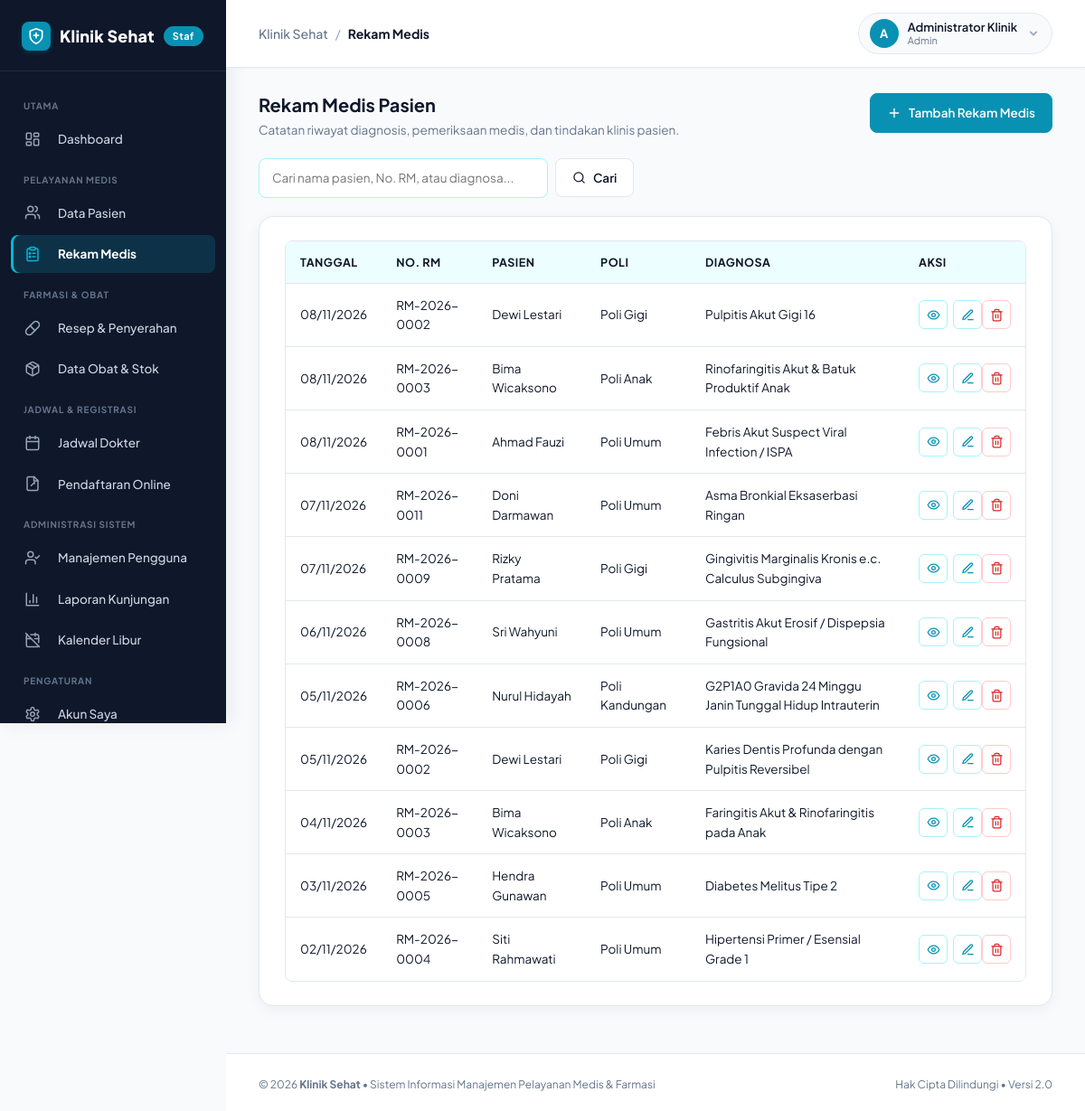
Page /index.php?url=rekam_medis (signed in) on the committed database.
### tables this page shows
CREATE TABLE users (
    id_user INT AUTO_INCREMENT PRIMARY KEY,
    nama VARCHAR(100) NOT NULL,
    username VARCHAR(50) NOT NULL UNIQUE,
    password VARCHAR(255) NOT NULL,
    role ENUM('admin', 'resepsionis', 'dokter', 'apoteker') NOT NULL DEFAULT 'admin',
    is_active TINYINT(1) NOT NULL DEFAULT 1,
    aktif_mulai DATE NOT NULL,
    aktif_sampai DATE NOT NULL,
    created_at TIMESTAMP DEFAULT CURRENT_TIMESTAMP
);

CREATE TABLE rekam_medis (
    id_rekam_medis INT AUTO_INCREMENT PRIMARY KEY,
    id_kunjungan INT NOT NULL UNIQUE,
    keluhan TEXT NOT NULL,
    diagnosa TEXT NOT NULL,
    tindakan TEXT,
    catatan TEXT,
    created_at TIMESTAMP DEFAULT CURRENT_TIMESTAMP,
    FOREIGN KEY (id_kunjungan)
        REFERENCES kunjungan(id_kunjungan)
        ON DELETE CASCADE
);

CREATE TABLE kunjungan (
    id_kunjungan INT AUTO_INCREMENT PRIMARY KEY,
    id_pasien INT NOT NULL,
    id_dokter INT NULL,
    id_pendaftaran INT NULL UNIQUE,
    tanggal_kunjungan DATE NOT NULL,
    no_antrian INT NOT NULL,
    poli VARCHAR(100) NOT NULL,
    status ENUM('Menunggu', 'Diperiksa', 'Selesai', 'Batal')
        DEFAULT 'Menunggu',
    created_at TIMESTAMP DEFAULT CURRENT_TIMESTAMP,
    FOREIGN KEY (id_pasien)
        REFERENCES pasien(id_pasien)
        ON DELETE CASCADE,
    FOREIGN KEY (id_dokter)
        REFERENCES users(id_user)
        ON DELETE SET NULL,
    FOREIGN KEY (id_pendaftaran)
        REFERENCES pendaftaran_online(id_pendaftaran)
        ON DELETE SET NULL,
    UNIQUE KEY unik_antrian (tanggal_kunjungan, poli, no_antrian)
);

CREATE TABLE pasien (
    id_pasien INT AUTO_INCREMENT PRIMARY KEY,
    no_rm VARCHAR(20) NOT NULL UNIQUE,
    nama_pasien VARCHAR(100) NOT NULL,
    jenis_kelamin ENUM('L', 'P') NOT NULL,
    tanggal_lahir DATE NOT NULL,
    alamat TEXT,
    no_hp VARCHAR(20),
    created_at TIMESTAMP DEFAULT CURRENT_TIMESTAMP
);

### controllers/RekamMedisController.php (called while the page is built, shortened)
<?php
require_once __DIR__ . '/../models/RekamMedis.php';
class RekamMedisController extends Controller
{
    private $rekamMedis;
    public function __construct()
    {
        require_role('admin', 'dokter');
        $this->rekamMedis = new RekamMedis();
    }
    public function index()
    {
        $search = trim($_GET['q'] ?? '');
        $this->view('rekam_medis/index', [
            'title'  => 'Rekam Medis',
            'items'  => $this->rekamMedis->all($search, $this->doctorId()),
            'search' => $search
        ]);
    }
    private function doctorId()
    {
        return has_role('dokter') ? (int) current_user()['id_user'] : null;
    }
}

### index.php (called while the page is built, shortened)
<?php
require_once __DIR__ . '/core/Database.php';
require_once __DIR__ . '/core/Model.php';
require_once __DIR__ . '/core/Icon.php';
function icon($name, $class = '', $size = 18, $strokeWidth = 2)
{
    return Icon::render($name, $class, $size, $strokeWidth);
}
function e($value)
{
    return htmlspecialchars((string) $value, ENT_QUOTES, 'UTF-8');
}
function route($path = '')
{
    return BASE_URL . '/index.php?url=' . $path;
}
function asset($path)
{
    $file = __DIR__ . '/public/' . $path;
    $version = is_file($file) ? '?v=' . filemtime($file) : '';
    return BASE_URL . '/public/' . $path . $version;
}
function tgl($tanggal)
{
    return date('d/m/Y', strtotime($tanggal));
}
function is_logged_in()
{
    return isset($_SESSION['user']);
}
function current_user()
{
    return $_SESSION['user'] ?? null;
}
function has_role(...$roles)
{
    return is_logged_in() && in_array($_SESSION['user']['role'], $roles, true);
}
function require_login()
{
    $stmt = Database::connect()->prepare(
        "SELECT id_user, nama, username, role, is_active, aktif_mulai, aktif_sampai
         FROM users WHERE id_user = ? LIMIT 1"
    );
    $stmt->execute([$_SESSION['user']['id_user']]);
}
function require_role(...$roles)
{
    require_login();
}
$url = trim($_GET['url'] ?? 'beranda', '/');
$parts = $url === '' ? ['beranda'] : explode('/', $url);
$method = preg_replace('/[^a-zA-Z]/', '', $parts[1] ?? 'index');
$params = array_slice($parts, 2);
$controller = new $class();
call_user_func_array([$controller, $method], $params);

### core/Database.php (called while the page is built, shortened)
<?php
class Database
{
    private static $pdo = null;
    public static function connect()
    {
        if (self::$pdo === null) {
            try {
                $dsn = "mysql:host=" . DB_HOST .
                       ";port=" . DB_PORT .
                       ";dbname=" . DB_NAME .
                       ";charset=utf8mb4";
                self::$pdo = new PDO(
                    $dsn,
                    DB_USER,
                    DB_PASS,
                    [
                        PDO::ATTR_ERRMODE => PDO::ERRMODE_EXCEPTION,
                        PDO::ATTR_DEFAULT_FETCH_MODE => PDO::FETCH_ASSOC,
                        PDO::ATTR_EMULATE_PREPARES => false
                    ]
                );
            } catch (PDOException $e) {
                error_log('Database connection failed: ' . $e->getMessage());
                http_response_code(500);
                die('Layanan sedang tidak tersedia. Silakan coba kembali.');
            }
        }
        return self::$pdo;
    }
}

### core/Model.php (called while the page is built, shortened)
<?php
require_once __DIR__ . '/Database.php';
class Model
{
    public function __construct()
    {
        $this->db = Database::connect();
    }
}

### models/RekamMedis.php (called while the page is built, shortened)
<?php
class RekamMedis extends Model
{
        private $select = "SELECT rm.*, k.tanggal_kunjungan, k.poli, k.no_antrian, k.id_dokter,
                      d.nama AS nama_dokter, p.id_pasien, p.nama_pasien, p.no_rm,
                      p.jenis_kelamin, p.tanggal_lahir, p.no_hp, p.alamat
                       FROM rekam_medis rm
                       JOIN kunjungan k ON k.id_kunjungan = rm.id_kunjungan
                    LEFT JOIN users d ON d.id_user = k.id_dokter
                       JOIN pasien p ON p.id_pasien = k.id_pasien";
    public function all($search = '', $doctorId = null)
    {
        $params = [];
        $sql = $this->select;
        $sql .= ' ORDER BY rm.id_rekam_medis DESC';
        $stmt = $this->db->prepare($sql);
        $stmt->execute($params);
        return $stmt->fetchAll();
    }
}

### views/rekam_medis/index.php (the view, shortened to what this page needs)
<?php require __DIR__ . '/../layouts/header.php'; ?>
<div class="page-header">
    <div class="page-header-text">
        <h2>Rekam Medis Pasien</h2>
        <p class="muted">Catatan riwayat diagnosis, pemeriksaan medis, dan tindakan klinis pasien.</p>
    </div>
    <div class="page-header-actions">
        <a class="btn btn-primary" href="<?= route('rekam_medis/create') ?>">
            <?= icon('plus', '', 16) ?> Tambah Rekam Medis
        </a>
    </div>
</div>
<div class="toolbar">
    <form method="get" action="<?= BASE_URL ?>/index.php" class="search">
        <input type="text" name="q" value="<?= e($search) ?>" placeholder="Cari nama pasien, No. RM, atau diagnosa...">
        <button type="submit" class="btn">
            <?= icon('search', '', 15) ?> Cari
        </button>
    </form>
</div>
<div class="panel">
<div class="table-wrap">
<table>
    <thead>
        <tr><th>Tanggal</th><th>No. RM</th><th>Pasien</th><th>Poli</th><th>Diagnosa</th><th>Aksi</th></tr>
    </thead>
    <tbody>
    <?php foreach ($items as $rm): ?>
        <tr>
            <td><?= tgl($rm['tanggal_kunjungan']) ?></td>
            <td><?= e($rm['no_rm']) ?></td>
            <td><?= e($rm['nama_pasien']) ?></td>
            <td><?= e($rm['poli']) ?></td>
            <td><?= e($rm['diagnosa']) ?></td>
            <td class="actions">
                <a class="icon-btn icon-btn-primary" href="<?= route('rekam_medis/show/' . (int) $rm['id_rekam_medis']) ?>" title="Detail Rekam Medis">
                    <?= icon('eye', '', 15) ?>
                </a>
                <a class="icon-btn icon-btn-edit" href="<?= route('rekam_medis/edit/' . (int) $rm['id_rekam_medis']) ?>" title="Edit Rekam Medis">
                    <?= icon('edit-3', '', 15) ?>
                </a>
                <?php if (has_role('admin')): ?>
                    <form method="post" action="<?= route('rekam_medis/delete/' . (int) $rm['id_rekam_medis']) ?>" class="inline"
                          data-confirm="Hapus rekam medis ini beserta resepnya?">
                        <button class="icon-btn icon-btn-danger" type="submit" title="Hapus Rekam Medis">
                            <?= icon('trash', '', 15) ?>
                        </button>
                    </form>
                <?php endif; ?>
            </td>
        </tr>
    <?php endforeach; ?>
    </tbody>
</table>
</div>
</div>
<?php require __DIR__ . '/../layouts/footer.php'; ?>

### views/layouts/header.php (shortened to what this page needs)
<?php
$user = current_user();
$rawUrl = trim($_GET['url'] ?? 'dashboard', '/');
$urlSegments = explode('/', $rawUrl);
$activePage = $urlSegments[0] ?? 'dashboard';
?>
<!DOCTYPE html>
<html lang="id">
<head>
    <link rel="stylesheet" href="<?= asset('css/style.css') ?>">
</head>
<body>
<div class="layout">
    <aside class="sidebar" id="sidebar">
        <div class="brand">
            <a href="<?= route('dashboard') ?>" class="brand-link">
                <span class="brand-badge-icon"><?= icon('shield-plus', '', 20) ?></span>
                <span class="brand-title">Klinik Sehat</span>
                <span class="brand-ribbon">Staf</span>
            </a>
        </div>
        <nav>
            <div class="nav-section-label">UTAMA</div>
            <a href="<?= route('dashboard') ?>" class="<?= $activePage === 'dashboard' ? 'active' : '' ?>" <?= $activePage === 'dashboard' ? 'aria-current="page"' : '' ?>>
                <span class="nav-icon"><?= icon('layout-dashboard') ?></span> Dashboard
            </a>
            <?php if (has_role('admin', 'dokter', 'resepsionis')): ?>
                <div class="nav-section-label">PELAYANAN MEDIS</div>
                <a href="<?= route('pasien') ?>" class="<?= $activePage === 'pasien' ? 'active' : '' ?>" <?= $activePage === 'pasien' ? 'aria-current="page"' : '' ?>>
                    <span class="nav-icon"><?= icon('users') ?></span> Data Pasien
                </a>
            <?php endif; ?>
            <?php if (has_role('admin', 'dokter')): ?>
                <a href="<?= route('rekam_medis') ?>" class="<?= $activePage === 'rekam_medis' ? 'active' : '' ?>" <?= $activePage === 'rekam_medis' ? 'aria-current="page"' : '' ?>>
                    <span class="nav-icon"><?= icon('clipboard-list') ?></span> Rekam Medis
                </a>
            <?php endif; ?>
            <?php if (has_role('admin', 'dokter', 'apoteker')): ?>
                <div class="nav-section-label">FARMASI &amp; OBAT</div>
                <a href="<?= route('resep') ?>" class="<?= $activePage === 'resep' ? 'active' : '' ?>" <?= $activePage === 'resep' ? 'aria-current="page"' : '' ?>>
                    <span class="nav-icon"><?= icon('pill') ?></span> Resep &amp; Penyerahan
                </a>
                <a href="<?= route('obat') ?>" class="<?= $activePage === 'obat' ? 'active' : '' ?>" <?= $activePage === 'obat' ? 'aria-current="page"' : '' ?>>
                    <span class="nav-icon"><?= icon('package') ?></span> Data Obat &amp; Stok
                </a>
            <?php endif; ?>
            <?php if (has_role('admin', 'dokter', 'resepsionis')): ?>
                <div class="nav-section-label">JADWAL &amp; REGISTRASI</div>
                <a href="<?= route('jadwal') ?>" class="<?= $activePage === 'jadwal' ? 'active' : '' ?>" <?= $activePage === 'jadwal' ? 'aria-current="page"' : '' ?>>
                    <span class="nav-icon"><?= icon('calendar') ?></span> Jadwal Dokter
                </a>
            <?php endif; ?>
            <?php if (has_role('admin', 'resepsionis')): ?>
                <a href="<?= route('pendaftaran/verifikasi') ?>" class="<?= $activePage === 'pendaftaran' ? 'active' : '' ?>" <?= $activePage === 'pendaftaran' ? 'aria-current="page"' : '' ?>>
                    <span class="nav-icon"><?= icon('file-signature') ?></span> Pendaftaran Online
                </a>
            <?php endif; ?>
            <?php if (has_role('admin')): ?>
                <div class="nav-section-label">ADMINISTRASI SISTEM</div>
                <a href="<?= route('pengguna') ?>" class="<?= $activePage === 'pengguna' ? 'active' : '' ?>" <?= $activePage === 'pengguna' ? 'aria-current="page"' : '' ?>>
                    <span class="nav-icon"><?= icon('user-check') ?></span> Manajemen Pengguna
                </a>
                <a href="<?= route('laporan') ?>" class="<?= $activePage === 'laporan' ? 'active' : '' ?>" <?= $activePage === 'laporan' ? 'aria-current="page"' : '' ?>>
                    <span class="nav-icon"><?= icon('bar-chart-3') ?></span> Laporan Kunjungan
                </a>
                <a href="<?= route('hari_libur') ?>" class="<?= $activePage === 'hari_libur' ? 'active' : '' ?>" <?= $activePage === 'hari_libur' ? 'aria-current="page"' : '' ?>>
                    <span class="nav-icon"><?= icon('calendar-off') ?></span> Kalender Libur
                </a>
            <?php endif; ?>
            <div class="nav-section-label">PENGATURAN</div>
            <a href="<?= route('akun') ?>" class="<?= $activePage === 'akun' ? 'active' : '' ?>" <?= $activePage === 'akun' ? 'aria-current="page"' : '' ?>>
                <span class="nav-icon"><?= icon('settings') ?></span> Akun Saya
            </a>
        </nav>
    </aside>
    <div class="main-wrapper">
        <header class="top-navbar">
            <div class="top-nav-left">
                <div class="breadcrumb-trail">
                    <span class="breadcrumb-app">Klinik Sehat</span>
                    <span class="breadcrumb-separator">/</span>
                    <span class="breadcrumb-current"><?= e($title ?? 'Dashboard') ?></span>
                </div>
            </div>
            <div class="top-nav-right">
                <div class="user-profile-menu">
                    <button type="button" class="profile-trigger-btn" id="user-menu-btn" aria-expanded="false" aria-haspopup="true">
                        <span class="avatar-circle"><?= strtoupper(substr($user['nama'], 0, 1)) ?></span>
                        <div class="user-meta">
                            <span class="user-display-name"><?= e($user['nama']) ?></span>
                            <span class="user-display-role"><?= e(ucfirst($user['role'])) ?></span>
                        </div>
                        <svg class="dropdown-chevron" width="16" height="16" fill="currentColor" viewBox="0 0 20 20">
                            <path fill-rule="evenodd" d="M5.293 7.293a1 1 0 011.414 0L10 10.586l3.293-3.293a1 1 0 111.414 1.414l-4 4a1 1 0 01-1.414 0l-4-4a1 1 0 010-1.414z" clip-rule="evenodd"/>
                        </svg>
                    </button>
                </div>
            </div>
        </header>
        <main class="content-body">

### core/Icon.php (shortened to what this page needs)
<?php
class Icon
{
    public static function render($name, $class = '', $size = 18, $strokeWidth = 2)
    {
        $path = self::$icons[$name] ?? self::$icons['info'];
        $classAttr = 'ui-icon' . ($class ? ' ' . htmlspecialchars($class, ENT_QUOTES, 'UTF-8') : '');
        $sizeAttr = (int) $size;
        $strokeAttr = (float) $strokeWidth;
        return sprintf(
            '<svg class="%s" width="%d" height="%d" viewBox="0 0 24 24" fill="none" stroke="currentColor" stroke-width="%.1f" stroke-linecap="round" stroke-linejoin="round" aria-hidden="true">%s</svg>',
            $classAttr,
            $sizeAttr,
            $sizeAttr,
            $strokeAttr,
            $path
        );
    }
}

### rows in the picture
users: nama "A", nama "Administrator Klinik", role "Admin"
rekam_medis: id_kunjungan.tanggal_kunjungan "08/11/2026", pasien.no_rm "RM-2026-0002", pasien.nama_pasien "Dewi Lestari", id_kunjungan.poli "Poli Gigi", diagnosa "Pulpitis Akut Gigi 16"
rekam_medis: id_kunjungan.tanggal_kunjungan "08/11/2026", pasien.no_rm "RM-2026-0003", pasien.nama_pasien "Bima Wicaksono", id_kunjungan.poli "Poli Anak", diagnosa "Rinofaringitis Akut & Batuk Produktif Anak"
rekam_medis: id_kunjungan.tanggal_kunjungan "08/11/2026", pasien.no_rm "RM-2026-0001", pasien.nama_pasien "Ahmad Fauzi", id_kunjungan.poli "Poli Umum", diagnosa "Febris Akut Suspect Viral Infection / ISPA"
rekam_medis: id_kunjungan.tanggal_kunjungan "07/11/2026", pasien.no_rm "RM-2026-0011", pasien.nama_pasien "Doni Darmawan", id_kunjungan.poli "Poli Umum", diagnosa "Asma Bronkial Eksaserbasi Ringan"
rekam_medis: id_kunjungan.tanggal_kunjungan "07/11/2026", pasien.no_rm "RM-2026-0009", pasien.nama_pasien "Rizky Pratama", id_kunjungan.poli "Poli Gigi", diagnosa "Gingivitis Marginalis Kronis e.c. Calculus Subgingiva"
rekam_medis: id_kunjungan.tanggal_kunjungan "06/11/2026", pasien.no_rm "RM-2026-0008", pasien.nama_pasien "Sri Wahyuni", id_kunjungan.poli "Poli Umum", diagnosa "Gastritis Akut Erosif / Dispepsia Fungsional"
rekam_medis: id_kunjungan.tanggal_kunjungan "05/11/2026", pasien.no_rm "RM-2026-0006", pasien.nama_pasien "Nurul Hidayah", id_kunjungan.poli "Poli Kandungan", diagnosa "G2P1A0 Gravida 24 Minggu Janin Tunggal Hidup Intrauterin"
rekam_medis: id_kunjungan.tanggal_kunjungan "05/11/2026", pasien.no_rm "RM-2026-0002", pasien.nama_pasien "Dewi Lestari", id_kunjungan.poli "Poli Gigi", diagnosa "Karies Dentis Profunda dengan Pulpitis Reversibel"
rekam_medis: id_kunjungan.tanggal_kunjungan "04/11/2026", pasien.no_rm "RM-2026-0003", pasien.nama_pasien "Bima Wicaksono", id_kunjungan.poli "Poli Anak", diagnosa "Faringitis Akut & Rinofaringitis pada Anak"
rekam_medis: id_kunjungan.tanggal_kunjungan "03/11/2026", pasien.no_rm "RM-2026-0005", pasien.nama_pasien "Hendra Gunawan", id_kunjungan.poli "Poli Umum", diagnosa "Diabetes Melitus Tipe 2"
rekam_medis: id_kunjungan.tanggal_kunjungan "02/11/2026", pasien.no_rm "RM-2026-0004", pasien.nama_pasien "Siti Rahmawati", id_kunjungan.poli "Poli Umum", diagnosa "Hipertensi Primer / Esensial Grade 1"

### other values in the picture
$title "Rekam Medis"
